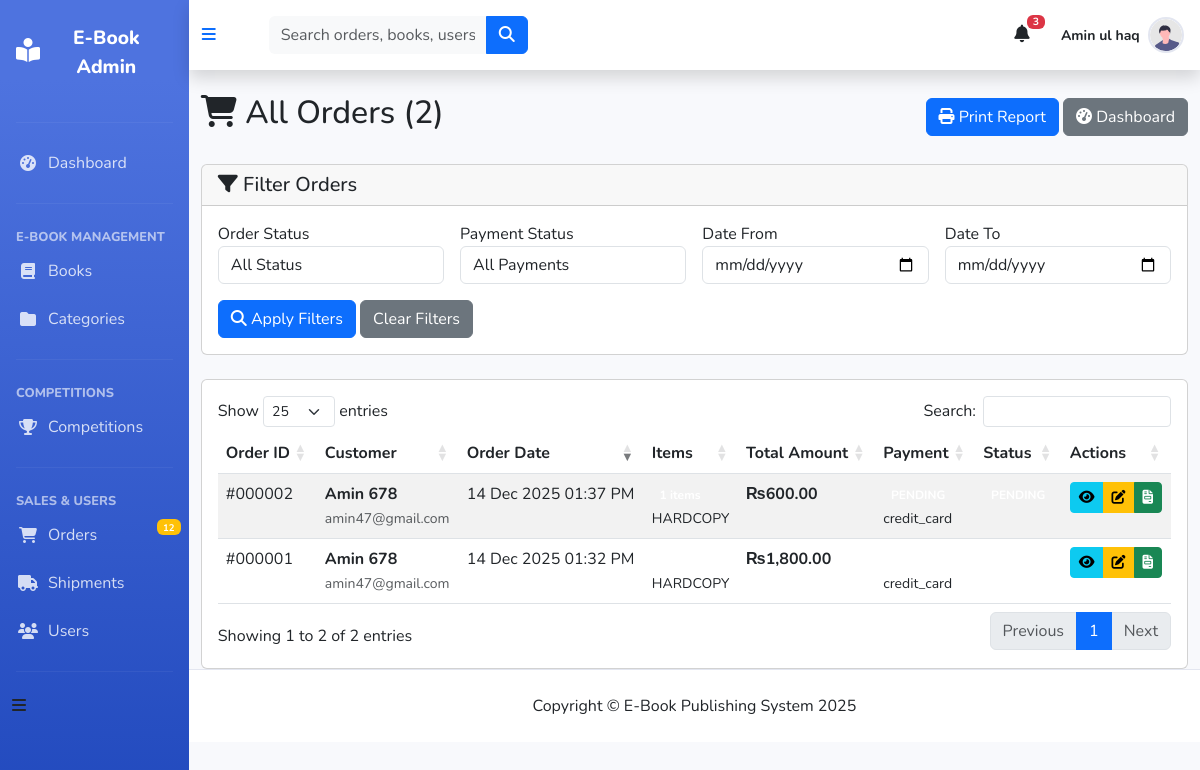
Page /admin_panel/orders_list.php (signed in) on the earlier database version.
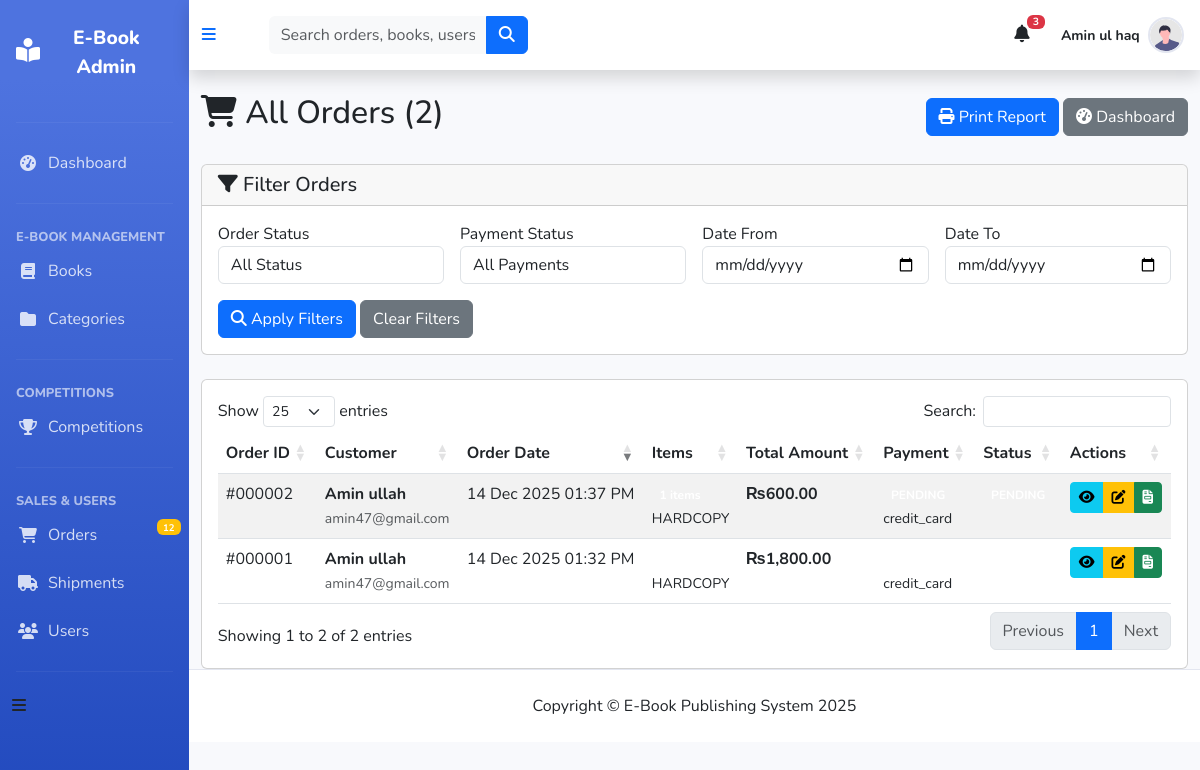
Same page on the later database version.
### tables this page shows
CREATE TABLE `orders` (
  `id` int(11) NOT NULL,
  `user_id` int(11) DEFAULT NULL,
  `book_id` int(11) DEFAULT NULL,
  `order_type` enum('PDF','HARDCOPY','CD') DEFAULT 'HARDCOPY',
  `subscription_months` int(11) DEFAULT 0,
  `quantity` int(11) DEFAULT 1,
  `price` decimal(10,2) DEFAULT NULL,
  `shipping_charges` decimal(10,2) DEFAULT 0.00,
  `total_amount` decimal(10,2) DEFAULT NULL,
  `payment_method` varchar(50) DEFAULT NULL,
  `payment_status` enum('PENDING','PAID','FAILED','REFUNDED') DEFAULT 'PENDING',
  `status` enum('PENDING','CONFIRMED','PROCESSING','SHIPPED','DELIVERED','CANCELLED','REFUNDED') DEFAULT 'PENDING',
  `delivery_date` date NOT NULL,
  `tracking_number` varchar(100) DEFAULT NULL,
  `shipping_address` text DEFAULT NULL,
  `placed_at` timestamp NOT NULL DEFAULT current_timestamp()
);

CREATE TABLE `users` (
  `id` int(11) NOT NULL,
  `name` varchar(150) NOT NULL,
  `email` varchar(150) NOT NULL,
  `phone` varchar(20) DEFAULT NULL,
  `password` varchar(255) NOT NULL,
  `role` enum('user','admin','dealer') DEFAULT 'user',
  `status` enum('active','inactive','suspended') DEFAULT 'active',
  `address` text DEFAULT NULL,
  `city` varchar(100) DEFAULT NULL,
  `country` varchar(100) DEFAULT NULL,
  `postal_code` varchar(20) DEFAULT NULL,
  `profile_image` varchar(255) DEFAULT NULL,
  `created_at` timestamp NOT NULL DEFAULT current_timestamp(),
  `updated_at` timestamp NOT NULL DEFAULT current_timestamp() ON UPDATE current_timestamp()
);

### admin_panel/orders_list.php (the view, shortened to what the changed rows need)
<?php
include 'includes/nav.php';
$where = "1=1";
$query = "SELECT o.*, u.name as customer_name, u.email as customer_email
          FROM orders o
          LEFT JOIN users u ON o.user_id = u.id
          WHERE $where
          ORDER BY o.placed_at DESC";
$orders = mysqli_query($con, $query);
$total_orders = mysqli_num_rows($orders);
?>
    <div class="container-fluid mt-4">
        <div class="d-flex justify-content-between align-items-center mb-4">
            <h2><i class="fas fa-shopping-cart"></i> All Orders (<?php echo $total_orders; ?>)</h2>
        </div>
        <div class="card">
            <div class="card-body">
                <div class="table-responsive">
                    <table id="ordersTable" class="table table-striped">
                        <thead>
                            <tr>
                                <th>Order ID</th>
                                <th>Customer</th>
                                <th>Order Date</th>
                                <th>Items</th>
                                <th>Total Amount</th>
                                <th>Payment</th>
                                <th>Status</th>
                                <th>Actions</th>
                            </tr>
                        </thead>
                        <tbody>
                            <?php while($order = mysqli_fetch_assoc($orders)):
                                $items_count = mysqli_fetch_assoc(mysqli_query($conn,
                                    "SELECT COUNT(*) as count FROM order_items WHERE order_id = {$order['id']}"))['count'];
                            ?>
                            <tr>
                                <td>#<?php echo str_pad($order['id'], 6, '0', STR_PAD_LEFT); ?></td>
                                <td>
                                    <strong><?php echo $order['customer_name'] ?? 'Guest'; ?></strong><br>
                                    <small class="text-muted"><?php echo $order['customer_email'] ?? ''; ?></small>
                                </td>
                                <td><?php echo date('d M Y h:i A', strtotime($order['placed_at'])); ?></td>
                                <td>
                                    <span class="badge badge-primary"><?php echo $items_count; ?> items</span><br>
                                    <small><?php echo $order['order_type']; ?></small>
                                </td>
                                <td>
                                    <strong>₨<?php echo number_format($order['total_amount'], 2); ?></strong><br>
                                </td>
                                <td>
                                    <?php
                                    $payment_badge = [
                                        'PAID' => 'success',
                                        'PENDING' => 'warning',
                                        'FAILED' => 'danger',
                                        'REFUNDED' => 'info'
                                    ];
                                    ?>
                                    <span class="badge badge-<?php echo $payment_badge[$order['payment_status']] ?? 'secondary'; ?>">
                                    </span><br>
                                    <small><?php echo $order['payment_method'] ?? 'N/A'; ?></small>
                                </td>
                                <td>
                                    <?php
                                    $status_badge = [
                                        'PENDING' => 'warning',
                                        'CONFIRMED' => 'info',
                                        'PROCESSING' => 'primary',
                                        'SHIPPED' => 'secondary',
                                        'DELIVERED' => 'success',
                                        'CANCELLED' => 'danger',
                                        'REFUNDED' => 'dark'
                                    ];
                                    ?>
                                    <span class="badge badge-<?php echo $status_badge[$order['status']] ?? 'secondary'; ?>">
                                    </span>
                                </td>
                                <td>
                                    <div class="btn-group">
                                        <a href="order_details.php?id=<?php echo $order['id']; ?>"
                                           class="btn btn-sm btn-info" title="View Details">
                                            <i class="fas fa-eye"></i>
                                        </a>
                                        <a href="update_order_status.php?id=<?php echo $order['id']; ?>"
                                           class="btn btn-sm btn-warning" title="Update Status">
                                            <i class="fas fa-edit"></i>
                                        </a>
                                        <a href="generate_invoice.php?id=<?php echo $order['id']; ?>"
                                           target="_blank" class="btn btn-sm btn-success" title="Invoice">
                                            <i class="fas fa-file-invoice"></i>
                                        </a>
                                    </div>
                                </td>
                            </tr>
                            <?php endwhile; ?>
                        </tbody>
                    </table>
                </div>
            </div>
        </div>
    </div>
    <?php include 'includes/footer.php'; ?>

Differences in the rows shown:
changed through a linked row, orders "14 Dec 2025 01:37 PM": user.name "Amin 678" → "Amin ullah"
changed through a linked row, orders "14 Dec 2025 01:32 PM": user.name "Amin 678" → "Amin ullah"
